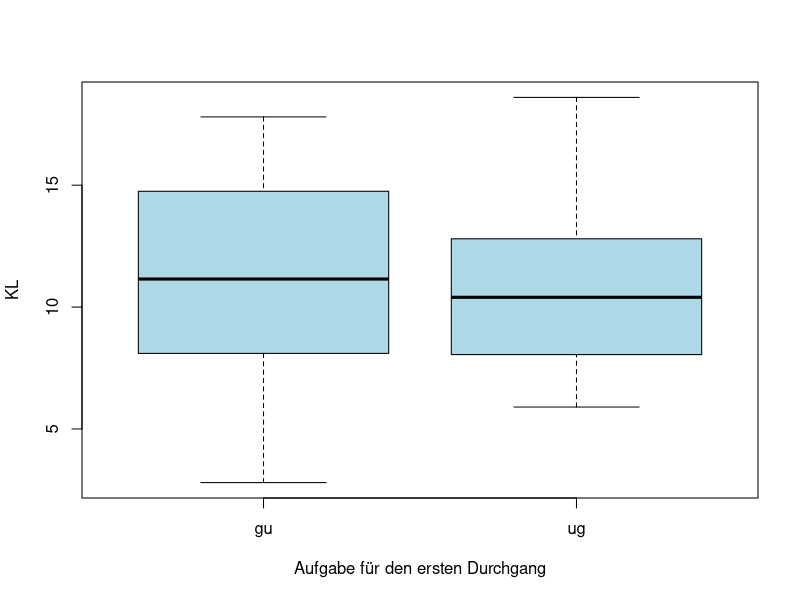
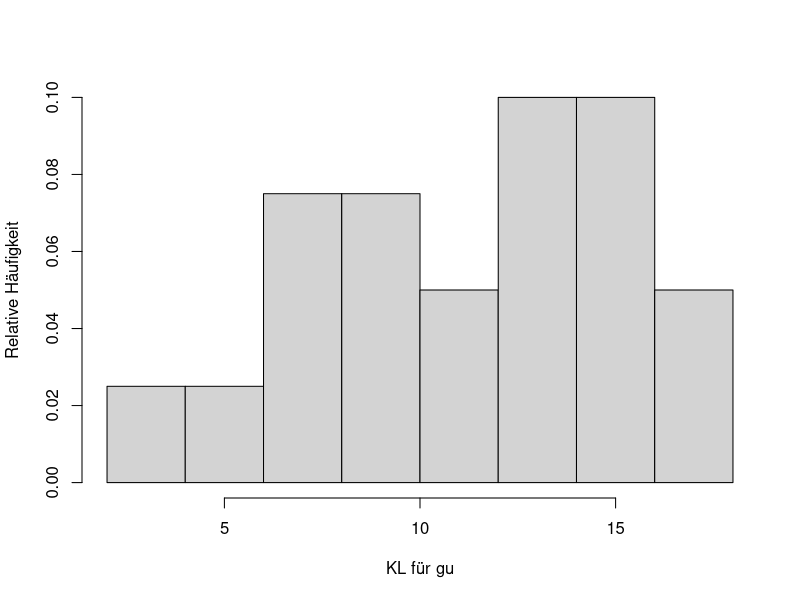
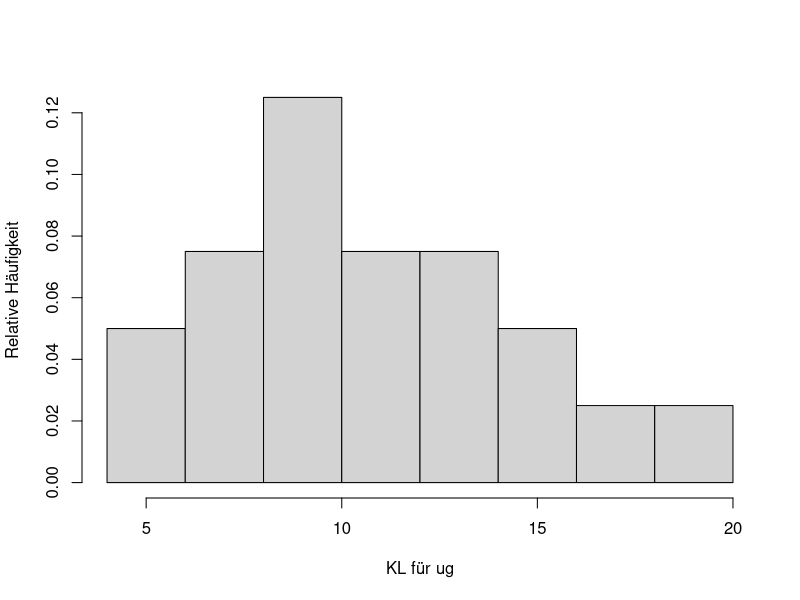
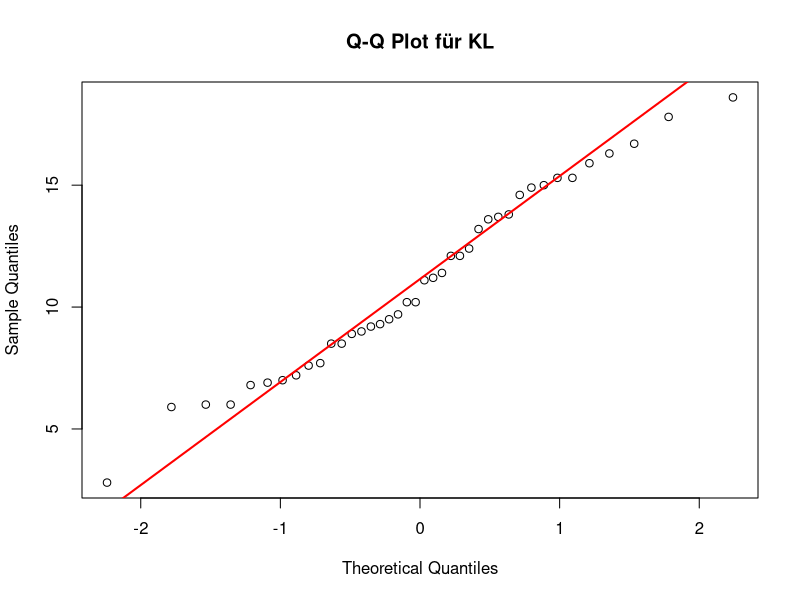

Generate these figures, in order, with R:
library(car)

df <- read.table("Konzentrationsdaten.txt", header=TRUE)
head(df)

# Vorbereitung von Daten

# Entfernen der Zeile mit Extremwerten:
df <- df[df$id != "14",]

# Umwandlung der Variablen in Faktoren:
df$gruppe <- as.factor(df$gruppe) 
df$id <- as.factor(df$id)
df$durchgang <- as.factor(df$durchgang)
df$test_typ <- as.factor(df$test_typ)


# Aufgabe 1

df_durchgang1 <- df[df$durchgang == "1", ]

boxplot(df_durchgang1[df_durchgang1$test_typ == "gu", ]$KL,
        df_durchgang1[df_durchgang1$test_typ == "ug", ]$KL,
        names = c("gu", "ug"),
        ylab = "KL",
        xlab = "Aufgabe für den ersten Durchgang", horizontal = FALSE, col = "lightblue")

hist(df_durchgang1[df_durchgang1$test_typ == "gu", ]$KL, xlab = "KL für gu", 
     ylab = "Relative Häufigkeit", probability = TRUE, main = "")

hist(df_durchgang1[df_durchgang1$test_typ == "ug", ]$KL, xlab = "KL für ug", 
     ylab = "Relative Häufigkeit", probability = TRUE, main = "")

# Rechne Kolmogorov-Smirnov-Test auf Normalverteilung
# Berechne dazu arithmetisches Mittel als e-treuen Schätzer für mu und 
# Stichprobenvarianz als e-treuen Schätzer der Varianz

mu <- mean(df_durchgang1$KL)
# 11.0475
sigma2 <- var(df_durchgang1$KL)
# 14.45692

# ks.test aus base R als Test auf Normalverteilung
ks.test(df_durchgang1$KL, y="pnorm", mean=mu, sd=sqrt(sigma2))

# Asymptotic one-sample Kolmogorov-Smirnov test
# 
# data:  df_durchgang1$KL
# D = 0.08848, p-value = 0.9129
# alternative hypothesis: two-sided

# Wir verwerfen die H0 nicht, dass sie aus einer N(mu, sqrt(sigma2))-Verteilung 
# stammen -> nichts spricht dagegen, dass die Daten normalverteilt sind

# Zusätzlich können wir das QQ-Plot erstellen, um visuell die NV-Annahme zu überprüfen
qqnorm(df_durchgang1$KL, main = "Q-Q Plot für KL")
qqline(df_durchgang1$KL, col = "red", lwd = 2)

t.test(KL ~ gruppe, data = df_durchgang1)

# Diese Funktion überprüft schon impizit, ob Varianzen gleich sind (Welch’s t-test)

# Two Sample t-test
# 
# data:  KL by gruppe
# t = 0.34122, df = 38, p-value = 0.7348
# alternative hypothesis: true difference in means between group 1 and group 2 is not equal to 0
# 95 percent confidence interval:
#   -2.047119  2.877119
# sample estimates:
#   mean in group 1 mean in group 2 
# 11.255          10.840 

# p-value = 0.7348 => die Unterschiede sind nicht signifikant
